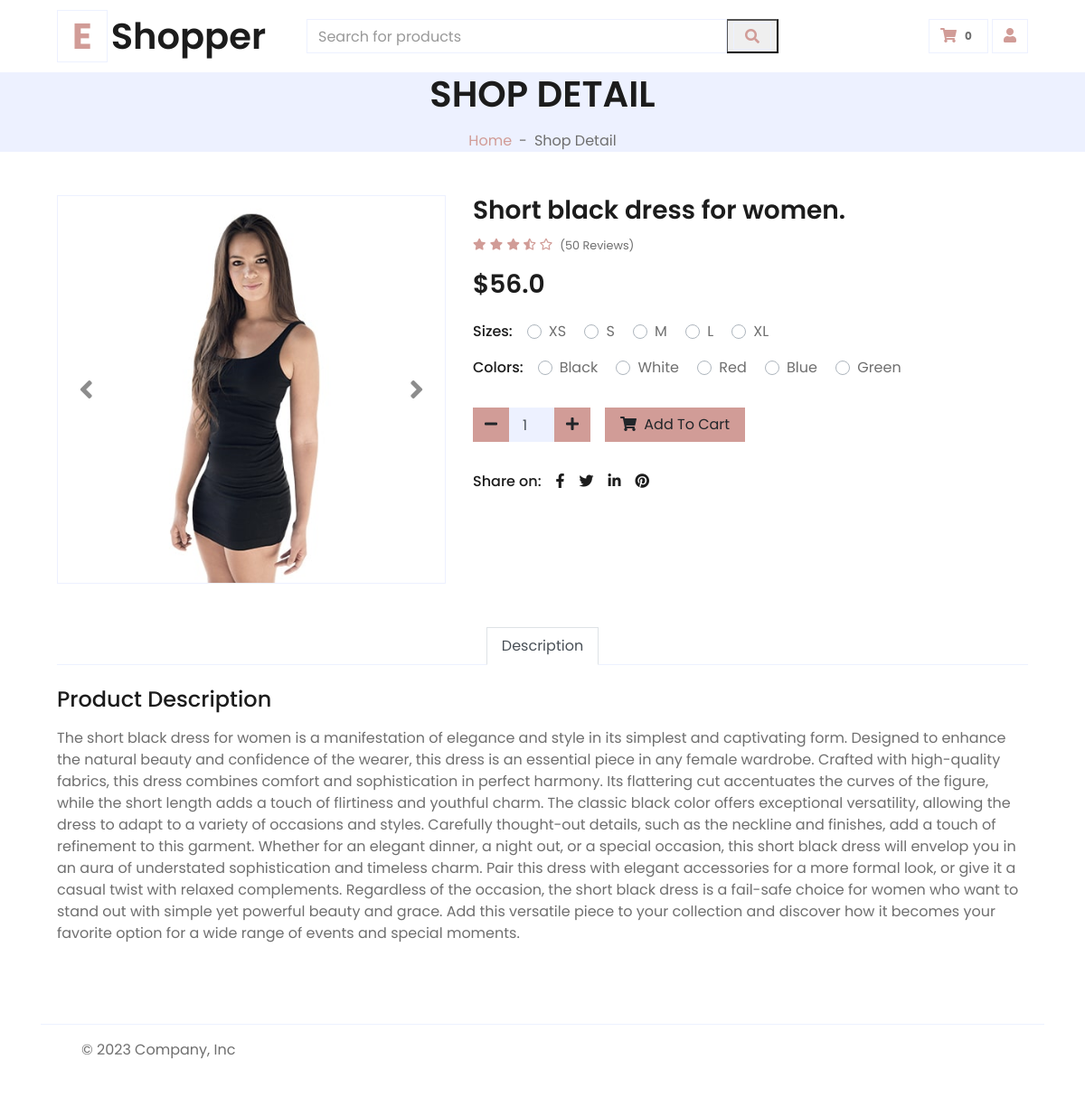
/detail/4/, run on the app's committed database.
### app_tienda/models.py (models this page shows, shortened)
class producto(models.Model):
    nombre = models.CharField( max_length=50)
    descripcion = models.TextField(null=True)
    categoria = models.ForeignKey(categoria_producto, on_delete=models.CASCADE)
    imagen = models.ImageField( upload_to="tienda",blank=True,null=True)
    precio = models.FloatField()
    created = models.DateTimeField(auto_now_add=True)
    updated = models.DateTimeField(auto_now_add=True)
    class Meta:
        verbose_name = "Product"
        verbose_name_plural = "Products"

### app_tienda/views.py (the view)
# urls.py: path('detail/<int:id>/', views.producto_detail, name='detalles'),
def producto_detail(request,id):
    obj = get_object_or_404(producto, id=id)
    prod = producto.objects.all()
    return render(request,'tienda/detalles.html',{
        'producto':obj,
        'productos':prod
    })

### app_carro/context_processor.py (called while the page is built)
def importe_total_carro(request):
    total=0
    if request.user.is_authenticated:
        carro = request.session.get("carro")
        if carro is not None:
            for key,value in request.session["carro"].items():
                total = total+(float(value["preciototal"]))
        else:
            carro=Carro(request)
    else:
        total="debes hacer login"
    return {"importe_total_carro":total}

### app_tienda/templates/tienda/detalles.html (shortened to what this page needs)
{% extends 'base.html' %}
{% load static %}
{% block content %}
 <div class="container-fluid bg-secondary ">
  <div class="d-flex flex-column align-items-center justify-content-center" >
      <h1 class="font-weight-semi-bold text-uppercase mb-3">Shop Detail</h1>
      <div class="d-inline-flex">
          <p class="m-0"><a href="{% url 'inicio' %}">Home</a></p>
          <p class="m-0 px-2">-</p>
          <p class="m-0">Shop Detail</p>
      </div>
  </div>
</div>
<div class="container-fluid py-5">
  <div class="row px-xl-5">
      <div class="col-lg-5 pb-5">
          <div id="product-carousel" class="carousel slide" data-ride="carousel">
              <div class="carousel-inner border">
                  <div class="carousel-item active">
                      <img class="w-100 h-100" src="{{ producto.imagen.url }}" alt="Image">
                  </div>
              </div>
              <a class="carousel-control-prev" href="#product-carousel" data-slide="prev">
                  <i class="fa fa-2x fa-angle-left text-dark"></i>
              </a>
              <a class="carousel-control-next" href="#product-carousel" data-slide="next">
                  <i class="fa fa-2x fa-angle-right text-dark"></i>
              </a>
          </div>
      </div>
      <div class="col-lg-7 pb-5">
          <h3 class="font-weight-semi-bold">{{ producto.nombre }}</h3>
          <div class="d-flex mb-3">
              <div class="text-primary mr-2">
                  <small class="fas fa-star"></small>
                  <small class="fas fa-star"></small>
                  <small class="fas fa-star"></small>
                  <small class="fas fa-star-half-alt"></small>
                  <small class="far fa-star"></small>
              </div>
              <small class="pt-1">(50 Reviews)</small>
          </div>
          <h3 class="font-weight-semi-bold mb-4">${{ producto.precio }}</h3>
          <div class="d-flex mb-3">
              <p class="text-dark font-weight-medium mb-0 mr-3">Sizes:</p>
              <form>
                  <div class="custom-control custom-radio custom-control-inline">
                      <label class="custom-control-label" for="size-1">XS</label>
                  </div>
                  <div class="custom-control custom-radio custom-control-inline">
                      <label class="custom-control-label" for="size-2">S</label>
                  </div>
                  <div class="custom-control custom-radio custom-control-inline">
                      <label class="custom-control-label" for="size-3">M</label>
                  </div>
                  <div class="custom-control custom-radio custom-control-inline">
                      <label class="custom-control-label" for="size-4">L</label>
                  </div>
                  <div class="custom-control custom-radio custom-control-inline">
                      <label class="custom-control-label" for="size-5">XL</label>
                  </div>
              </form>
          </div>
          <div class="d-flex mb-4">
              <p class="text-dark font-weight-medium mb-0 mr-3">Colors:</p>
              <form>
                  <div class="custom-control custom-radio custom-control-inline">
                      <label class="custom-control-label" for="color-1">Black</label>
                  </div>
                  <div class="custom-control custom-radio custom-control-inline">
                      <label class="custom-control-label" for="color-2">White</label>
                  </div>
                  <div class="custom-control custom-radio custom-control-inline">
                      <label class="custom-control-label" for="color-3">Red</label>
                  </div>
                  <div class="custom-control custom-radio custom-control-inline">
                      <label class="custom-control-label" for="color-4">Blue</label>
                  </div>
                  <div class="custom-control custom-radio custom-control-inline">
                      <label class="custom-control-label" for="color-5">Green</label>
                  </div>
              </form>
          </div>
          <div class="d-flex align-items-center mb-4 pt-2">
              <div class="input-group quantity mr-3" style="width: 130px;">
                  <div class="input-group-btn">
                      <button class="btn btn-primary btn-minus" >
                      <i class="fa fa-minus"></i>
                      </button>
                  </div>
                  <input id="valor-input" type="number" class="form-control bg-secondary text-center" value="1" min="1">
                  <div class="input-group-btn">
                      <button class="btn btn-primary btn-plus">
                          <i class="fa fa-plus"></i>
                      </button>
                  </div>
              </div>
              <button id="redireccionar-btn" class="btn btn-primary px-3"><i class="fa fa-shopping-cart mr-1"></i> Add To Cart</button>
          </div>
          <div class="d-flex pt-2">
              <p class="text-dark font-weight-medium mb-0 mr-2">Share on:</p>
              <div class="d-inline-flex">
                  <a class="text-dark px-2" href="">
                      <i class="fab fa-facebook-f"></i>
                  </a>
                  <a class="text-dark px-2" href="">
                      <i class="fab fa-twitter"></i>
                  </a>
                  <a class="text-dark px-2" href="">
                      <i class="fab fa-linkedin-in"></i>
                  </a>
                  <a class="text-dark px-2" href="">
                      <i class="fab fa-pinterest"></i>
                  </a>
              </div>
          </div>
      </div>
  </div>
  <div class="row px-xl-5">
      <div class="col">
          <div class="nav nav-tabs justify-content-center border-secondary mb-4">
              <a class="nav-item nav-link active" data-toggle="tab" href="#tab-pane-1">Description</a>
          </div>
          <div class="tab-content">
              <div class="tab-pane fade show active" id="tab-pane-1">
                  <h4 class="mb-3">Product Description</h4>
                  <p>{{ producto.descripcion }}</p>
              </div>
          </div>
      </div>
  </div>
</div>
{% endblock content %}

### data on the page
producto: imagen (picture), nombre "Short black dress for women.", precio "56.0", descripcion "The short black dress for women is a manifestation of elegance and style in its simplest and captivating form. Designed to enhance the natural beauty and confidence of the wearer, this dress is an essential piece in any female wardrobe. Crafted with high-quality fabrics, this dress combines comfort and sophistication in perfect harmony. Its flattering cut accentuates the curves of the figure, while the short length adds a touch of flirtiness and youthful charm. The classic black color offers exceptional versatility, allowing the dress to adapt to a variety of occasions and styles. Carefully thought-out details, such as the neckline and finishes, add a touch of refinement to this garment.…"

### other printed values
{{ request.session.carro.items|length }} "0"
